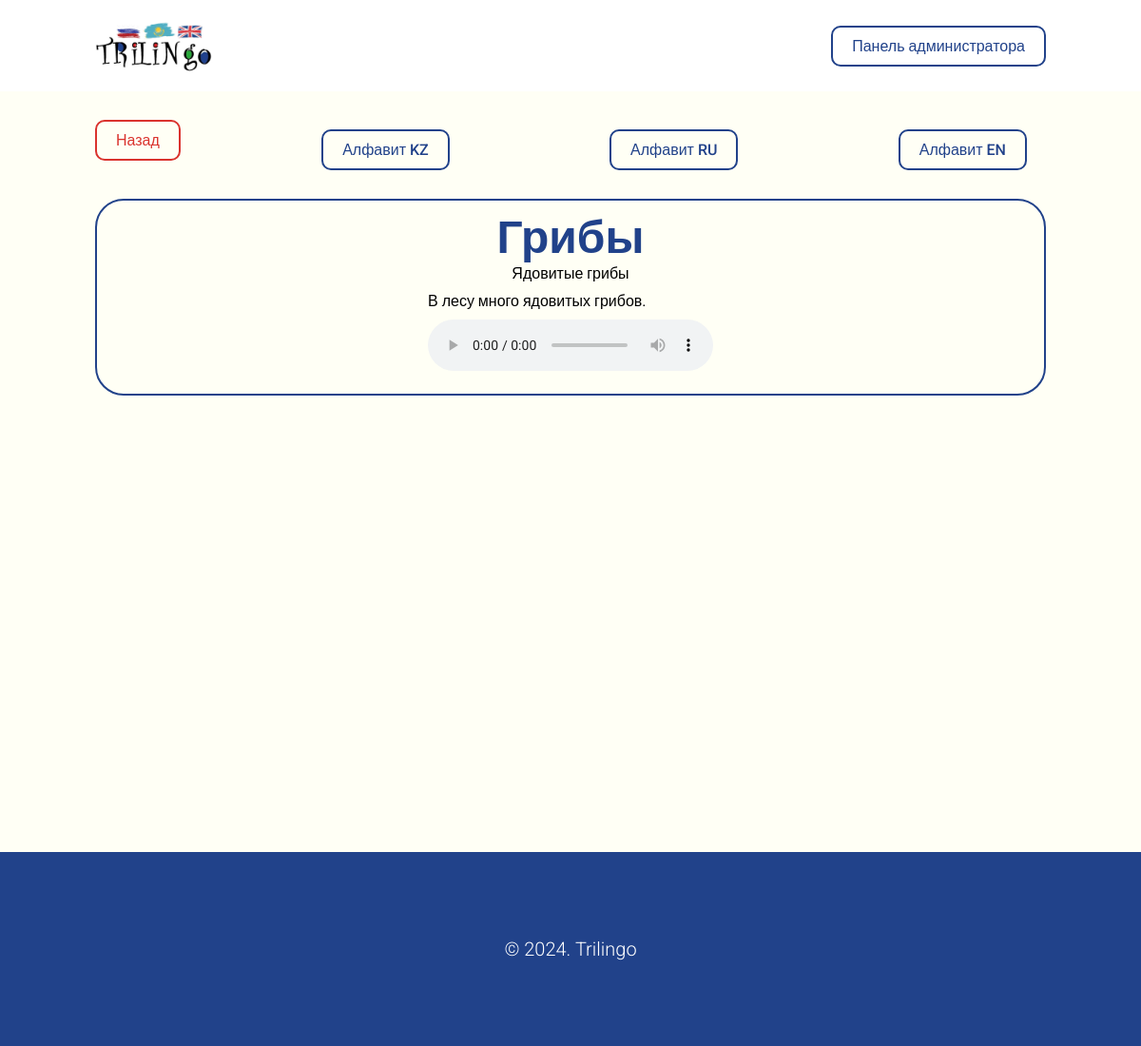
The page /filter/alphabet/ru/g/ on the database its author committed.
### trilingo_app/models.py (models this page shows, shortened)
class WordInRu(models.Model):
    alphabet = models.ForeignKey(RussianAlphabet, on_delete=models.CASCADE, verbose_name="Буква на русском")
    word = models.CharField("Название слова", max_length=90)
    subword = models.CharField("Дополнительно", max_length=160)
    description = models.TextField("Описание")
    voice = models.FileField("Произношение", upload_to="voices/ru/")
    class Meta:
        verbose_name = "Слово на русском"
        verbose_name_plural = "Слова на русском"

### trilingo_app/views.py (the view)
# urls.py: path('filter/alphabet/ru/<slug:slug>/', views.filter_by_ru_page, name='filter_by_ru_page'),
def filter_by_ru_page(request, slug):
    alphabet = get_object_or_404(RussianAlphabet, slug=slug)
    words = WordInRu.objects.filter(alphabet=alphabet)
    context = {
        'alphabet': alphabet,
        'words': words
    }
    return render(request, "./words-by-ru.html", context)

### trilingo_app/templates/words-by-ru.html (shortened to what this page needs)
{% extends './base.html' %}
{% block content %}
<section class="block">
    <div class="container">
        <div class="d-flex align-items-center space-between" style="margin-bottom: 20px;">
            <a href="{% url 'home_page' %}" class="button-danger">Назад</a>
            <a href="{% url 'alphabets_kz_page' %}" class="button-primary">Алфавит KZ</a>
            <a href="{% url 'alphabets_ru_page' %}" class="button-primary">Алфавит RU</a>
            <a href="{% url 'alphabets_en_page' %}" class="button-primary">Алфавит EN</a>
        </div>
        <div class="theme-detail-row">
            {% for word in words %}
            <div class="theme-detail-col">
                <div class="letters-full-data">
                    <div class="letter-theme-detail">
                        <div class="letter">{{ word.word }}</div>
                        <div class="subletter">{{ word.subword }}</div>
                        <div class="description">{{ word.description }}</div>
                        <div class="audio">
                            <audio controls>
                                <source src="{{ word.voice.url }}" type="audio/mpeg" />
                            </audio>
                        </div>
                    </div>
                </div>
            </div>
            {% endfor %}
        </div>
    </div>
</section>
{% endblock %}

### trilingo_app/static/css/style.css (style rules this page uses)
* { padding: 0; margin: 0; box-sizing: border-box; font-family: "Roboto", sans-serif; }
.container { margin-left: 100px; margin-right: 100px; }
.d-flex { display: flex; }
.d-flex.align-items-center { align-items: center; }
.d-flex.space-between { justify-content: space-between; }
.button-primary { padding: 10px 20px; border: 2px solid #21428a; background-color: transparent; color: #21428a; text-decoration: none; border-radius: 10px; display: inline-block; font-weight: 500; transition: 0.3s ease-in-out; }
.button-danger { padding: 10px 20px; border: 2px solid #da332e; background-color: transparent; color: #da332e; text-decoration: none; border-radius: 10px; display: inline-block; font-weight: 500; transition: 0.3s ease-in-out; }
.block { background-color: #fffff5; padding: 30px 0; min-height: 100vh; }
.block .button-primary { margin-right: 20px; }
.block .button-danger { margin-bottom: 20px; }
.letter-image, .letter, .letter-item-img, .letter-item-text { display: block; }
.letter { color: #21428a; font-size: 48px; font-weight: 900; }
.letters-full-data { margin-bottom: 20px; border-radius: 30px; border: 2px solid #21428a; padding: 10px; display: flex; align-items: center; justify-content: space-around; }
.letter, .subletter { text-align: center }
.subletter { margin-bottom: 10px; }
.audio { margin: 10px 0; }

### rows shown on the page
WordInRu: word "Грибы", subword "Ядовитые грибы", description "В лесу много ядовитых грибов."
